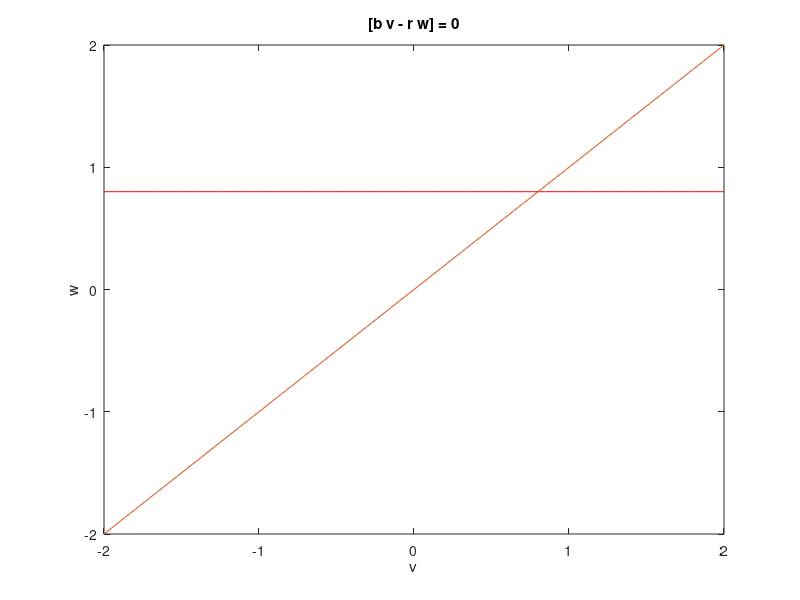

Write the MATLAB code that produced this figure. (Note: this script raises an error after producing the figure.)
a=0.5;
b=0.1;
r=0.1;

%I1=0.2594; I2=0.7406
Im=0.8 %0.8>0.7406
g=@(v,w)[b*v-r*w]; %w nullcline
F=@(v,w)[v*(a-v)*(v-1)-w + Im]; %v nullcline

figure('Name','Phase Plot, case 2')
ez1=ezplot(F, [-2,2,-2,2]);
hold on
ezplot(g,[-2,2,-2,2])
set(ez1,'color',[1 0 0])
%fixed point
syms x y
[solx,soly] = vpasolve([x*(0.5-x)*(x-1)-y + Im==0],[0.1*x-0.1*y==0])
%(0.845,0.845) is the only real root. It is the fixed point

%Euler's forward integration
%v(0)<a and w(0)=0
%perturbation from fixed point by v=0.01, w=0.01 such that starting points
%are as given below
v(1)=vpa(solx(1),3)+0.01;
w(1)=vpa(solx(1),3)+0.01;
t(1)=0;
h=0.1;
for s=2:1000
    v(s)=v(s-1)+(v(s-1)*(a-v(s-1))*(v(s-1)-1)-w(s-1) + Im)*h;
    w(s)=w(s-1)+(b*v(s-1)-r*w(s-1))*h;
    t(s)=t(s-1) + h;
end

figure('Name','V(t) vs t, case 3');
plot(t,v)

figure('Name','W(t) vs t, case 3');
plot(t,w)

figure(4);
plot(v,w)

figure('Name', 'Trajectory');
plot(v,w);
hold on
ez1=ezplot(F,[0.82,0.86,0.82,0.86]);
hold on
ezplot(g,[0.82,0.86,0.82,0.86]);
set(ez1,'color',[1 0 0])

